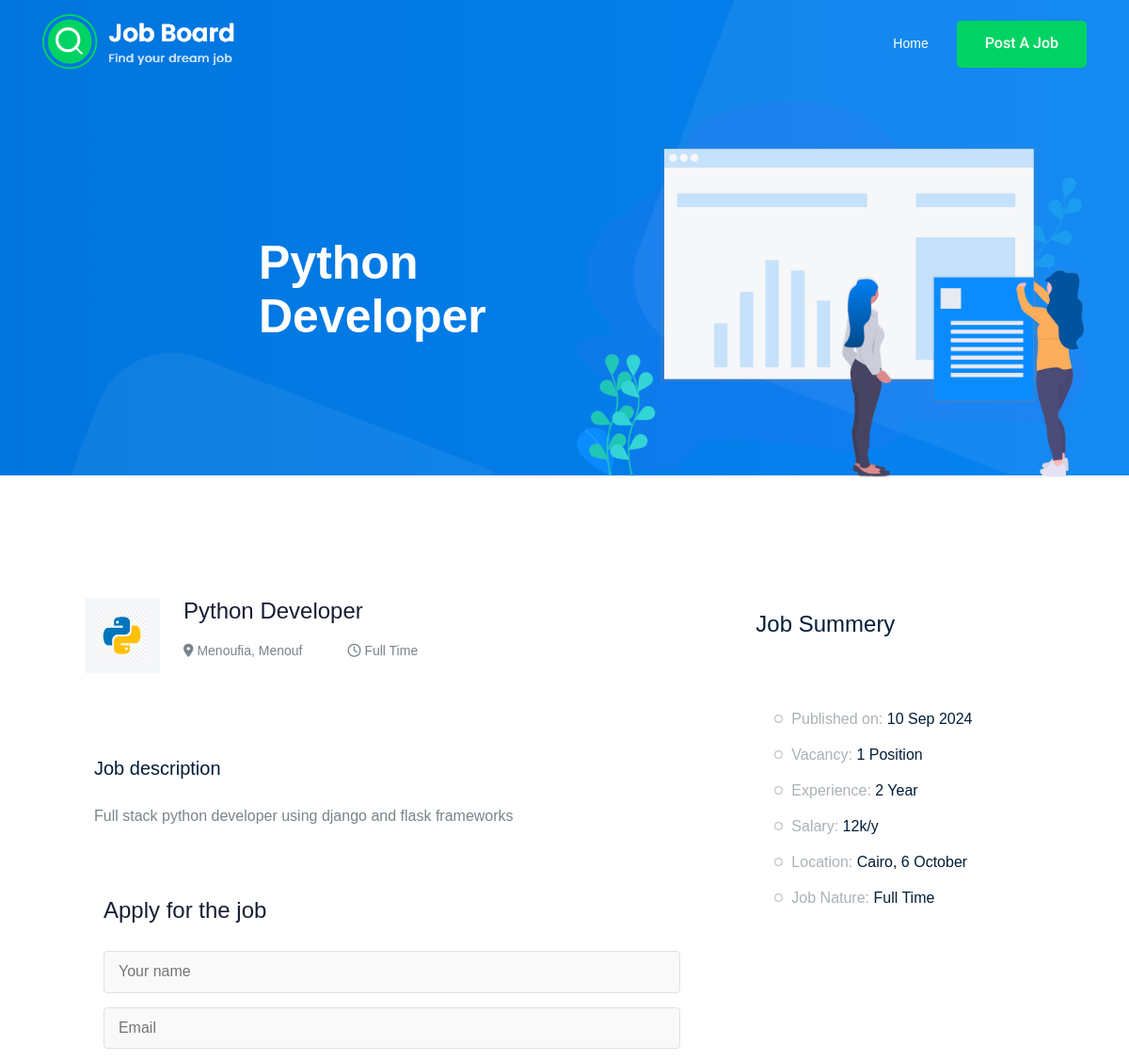
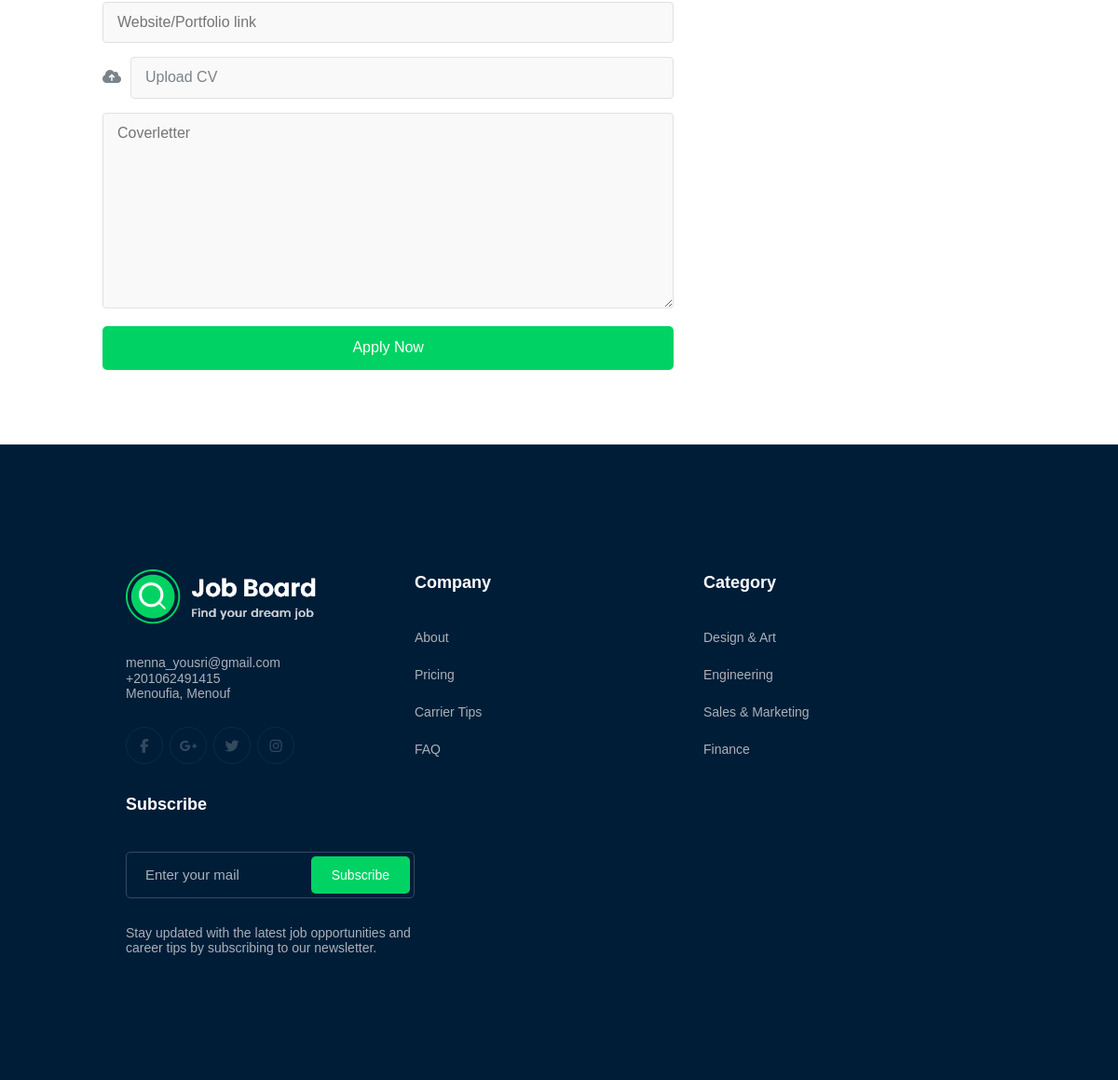
Screenshot of /python-developer with the database file from the repository (2 pictures, top to bottom).
### job/models.py (models this page shows, shortened)
class Job(models.Model):
    title= models.CharField(max_length=100)
    job_type= models.CharField(max_length=15, choices=JOB_TYPE)
    description= models.TextField(max_length=1000)
    published_at= models.DateField(auto_now=True)
    vacancy= models.IntegerField(default=1, validators=[MinValueValidator(0)]) #number of available places
    salary= models.IntegerField(default=0, validators=[MinValueValidator(0)])
    experience= models.IntegerField(default=0, validators=[MinValueValidator(0)])
    category= models.ForeignKey('Category', on_delete=models.SET_NULL, null=True, blank=True)      # The '' for the Category because it comes later, if it was before we needn't the ''
    image= models.ImageField(upload_to=image_upload)
    slug= models.SlugField(blank=True, null=True)
    location = models.CharField(max_length=100)
    def __str__(self):
        return self.title

### job/views.py (the view)
# urls.py: path('<str:slug>', job_detail, name='job_detail'),
def job_detail(request, slug):
    job_detail= Job.objects.get(slug= slug)
    if request.method=='POST':
        name= request.POST.get("name")
        email= request.POST.get("email")
        webiste= request.POST.get("webiste")
        cv= request.POST.get("cv")
        cover_letter= request.POST.get("cover_letter")
        job = job_detail
        data= Apply(name=name, email=email, webiste=webiste, cv=cv, cover_letter=cover_letter, job=job)
        data.save()
    else:
        form = ApplyForm()
    context= {'job': job_detail}
    return render(request, 'job/job_detail.html', context)

### job/templates/job/job_detail.html (shortened to what this page needs)
{% extends 'base.html' %}
{% load crispy_forms_tags %}
{% block title %}
    <h1 class="h1">{{job}}</h1>
{% endblock title %}
{% block Content %}
    <div class="dcontent">
        <div class="jnm-desc-app">
            <div class="jnm">
                    <div class="img-name">
                        <div class="img">
                            <img src="{{job.image.url}}" alt="Job image" class="image">
                        </div>
                        <div class="name">
                            <h4>{{job}}</h4>
                            <div class="main">
                                <div id="p1"><p> <i class="fa-solid fa-location-dot"></i> Menoufia, Menouf</p></div>
                                <div id="p2"><p> <i class="fa-regular fa-clock"></i> {{job.job_type}}</p></div>
                            </div>
                        </div>
                    </div>
            </div>
            <div class="desc">
                <h4>Job description</h4>
                <p class="desc">{{job.description}}</p>
            </div>
            <div class="app">
                <h4>Apply for the job</h4>
                <form method="POST">
                            <div class="input_field">
                                <input type="text" placeholder="Your name" name="name">
                            </div>
                            <div class="input_field">
                                <input type="email" placeholder="Email" name="email">
                            </div>
                            <div class="input_field">
                                <input type="url" placeholder="Website/Portfolio link" name="webiste">
                            </div>
                            <div class="input-group">
                                <div class="input-group-prepend">
                                <button type="button" id="inputGroupFileAddon03" onclick="document.getElementById('inputGroupFile03').click();" style="cursor: pointer;">
                                    <i class="fa fa-cloud-upload" aria-hidden="true">
                                    </i>
                                </button>
                                </div>
                                <div class="custom-file">
                                <label class="custom-file-label" for="inputGroupFile03">Upload CV</label>
                                </div>
                        </div>
                            <div class="input_field">
                                <textarea name="cover_letter" id="" cols="30" rows="10" placeholder="Coverletter" style="min-height: 100px;"></textarea>
                            </div>
                    <button class="app-btn" type="submit">Apply Now</button>
                </form>
            </div>
        </div>
        <div class="sum">
            <div class="summery_header">
                <h3>Job Summery</h3>
            </div>
            <div class="job_content">
                <ul>
                    <li>Published on: <span>{{job.published_at|date:'d M o'}}</span></li>
                    <li>Vacancy: <span>
                        {% if job.vacancy == 1 %}
                        {{job.vacancy}} Position
                        {% else %}
                        {{job.vacancy}} Positions
                        {% endif %}
                    </span></li>
                    <li>Experience: <span>
                        {% if job.vacancy == 1 %}
                        {{job.experience}} Year
                        {% else %}
                        {{job.experience}} Years
                        {% endif %}
                    </span></li>
                    <li>Salary: <span>{{job.salary}}k/y</span></li>
                    <li>Location: <span>Cairo, 6 October</span></li>
                    <li>Job Nature: <span>{{job.job_type}}</span></li>
                </ul>
            </div>
        </div>
    </div>
{% endblock Content %}

### static/css/style.css (style rules this page uses)
:root { --main-color: #00D363; --secondary-color: #0A8CFF; --section-padding: 100px; --section-background: #F5F7FA; --main-duration: 0.5s; }
* { box-sizing: border-box; }
html { scroll-behavior: smooth; }
body { font-family: "Work Sans", sans-serif; margin: 0; padding: 0; }
.header .container h1 { color: white; font-size: 20px; margin-left: 38%; }
@media (min-width: 992px) { .header .container h1 { font-size: 50px; margin-left: 230px; color: white; } }
body { color: #F5F7FA; }
@media (max-width: 1200px) and (min-width: 1070px) { .main { grid-template-rows: 1fr 1fr; gap: 20px; } }
@media (max-width: 1200px) and (min-width: 1070px) { #p1, #p2 { grid-column: span 1; } }
@media (max-width: 1200px) and (min-width: 1070px) { #p1 p, #p2 p { font-size: 14px; } }
.dcontent .jnm-desc-app { grid-area: jnm_desc_app; }
.dcontent .sum { grid-area: sum; }
.dcontent { display: grid; grid-template-columns: 4fr 2fr; grid-template-areas: "jnm_desc_app sum"; grid-column-gap: 10px; padding: 100px 0px 80px; color: #7A838B; margin-left: 15%; margin-right: 15%; }
.dcontent .jnm-desc-app .jnm .img-name .img { height: 80px; width: 80px; background-color: var(--section-background); display: inline-block; }
.dcontent .jnm-desc-app .img-name { display: grid; grid-template-columns: auto 1fr; justify-content: center; }
.dcontent .jnm-desc-app .img-name .image { height: 50px; width: 50px; position: absolute; top: 50%; left: 50%; transform: translate(-50%, -50%); }
.dcontent .jnm-desc-app .img-name .img { position: relative; margin-right: 25px; background-color: #F5F7FA; }
.dcontent .jnm-desc-app .img-name .name h4 { margin: 0 0 20px; color: #191D34; font-size: 24px; font-weight: 400; }
.dcontent .jnm-desc-app .img-name .name p { margin: 0; }
@media (min-width: 768px) { .dcontent .jnm-desc-app .img-name .main { display: grid; grid-template-columns: 30% 20%; column-gap: 10px; } }
.dcontent .jnm-desc-app .desc h4 { font-size: 20px; font-weight: 500; color: #001D38; margin-bottom: 25px; margin-top: 0px; }
.dcontent .jnm-desc-app .jnm { padding: 30px; }
.dcontent .jnm-desc-app .desc { padding: 40px; }
.dcontent .jnm-desc-app .desc p { color: #7A838B; font-size: 16px; line-height: 28px; font-weight: 400; margin: 0px; padding: 0px; }
.dcontent .sum h3 { font-size: 24px; color: #001D38; font-weight: 400; margin-bottom: 8px; }
.dcontent .sum .summery_header { padding: 20px; }
.dcontent .sum ul { list-style-type:none; margin: 0px; padding: 0px; }
.dcontent .sum ul li { font-size: 16px; font-weight: 400; color: #AAB1B7; line-height: 38px; padding-left: 18px; position: relative; }
.dcontent .sum ul li::before { position: absolute; width: 7px; height: 7px; border: 1px solid #AAB1B7; border-radius: 50%; left: 0; content: ''; top: 14px; }
.dcontent .sum .job_content { padding: 40px; }
.dcontent .sum ul li span { color: #001D38; }
@media (max-width: 1430px) and (min-width: 992px) { .dcontent { padding: 100px 0px 80px; margin-left: 5%; margin-right: 5%; } }
@media (max-width: 1430px) and (min-width: 992px) { .dcontent .jnm-desc-app .img-name .main { font-size: 14px; } }
.dcontent .jnm-desc-app .app h4 { font-size: 24px; font-weight: 500; margin-bottom: 30px; color: #191d34; }
.dcontent .jnm-desc-app .app { background-color: white; padding: 0px 7%; margin-top: 30px; }
.dcontent .jnm-desc-app .app .app-btn { background: var(--main-color); display: inline-block; padding: 13px 29px 13px 29px; font-size: 16px; font-weight: 500; border: 0; border: 1px solid transparent; border-radius: 5px; text-align: center; color: #fff !important; text-transform: capitalize; transition: 0.3s; cursor: pointer; width: 100%; }
.input_field { margin-bottom: 15px; position: relative; }
.input_field input, .input_field textarea, .single_field .option { width: 100%; padding: 12px 15px; border: 1px solid #e1e1e1; border-radius: 4px; font-size: 16px; color: #333; background-color: #f9f9f9; transition: border-color 0.3s ease-in-out; box-sizing: border-box; }
.input_field textarea { min-height: 100px; }
.input-group { display: flex; align-items: center; margin-bottom: 15px; }
.input-group-prepend button { background-color: transparent; border: none; padding: 0; margin-right: 10px; font-size: 16px; color: #7A838B; }
.custom-file { position: relative; width: 100%; }
.custom-file-label { width: 100%; padding: 12px 15px; border: 1px solid #e1e1e1; border-radius: 4px; font-size: 16px; background-color: #f9f9f9; display: block; box-sizing: border-box; }

### rows the page displays
Job: title "Python Developer", image (picture), job_type "Full Time", description "Full stack python developer using django and flask frameworks", published_at "10 Sep 2024", vacancy "1", experience "2", salary "12"
